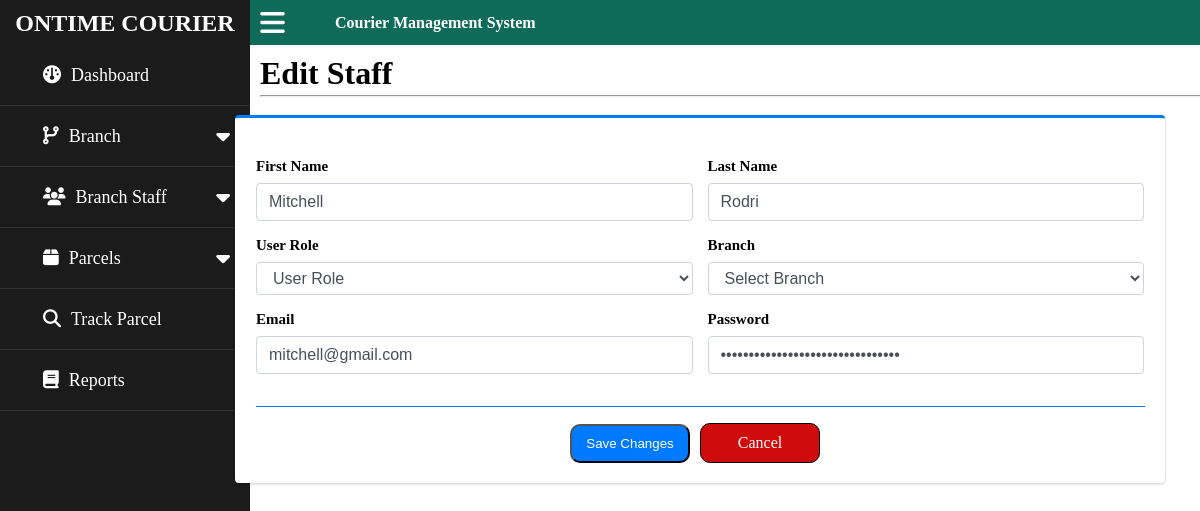
Screenshot of /edit_staff.php?&id=3 with the database file from the repository.
### tables this page shows
CREATE TABLE `users` (
  `id` int(11) NOT NULL,
  `fname` varchar(50) NOT NULL,
  `lname` varchar(50) NOT NULL,
  `email` varchar(100) NOT NULL,
  `password` varchar(50) NOT NULL,
  `role` int(11) NOT NULL,
  `branch` varchar(100) NOT NULL,
  `date_created` date NOT NULL
);

### edit_staff.php (the view, shortened to what this page needs)
<?php
require 'config/pdo.php';
include 'header.php';
include 'sidebar.php';
include 'topbar.php';
$id = $_GET['id'];
$result = $db_con->prepare("SELECT fname,lname,email,password,role FROM users WHERE id = :id");
$result->bindParam(':id', $id);
$result->execute();
for ($i = 0; $row = $result->fetch(); $i++) {
?>
    <div class="sub-wrapper2">
        <h1 class="main-header1">Edit Staff</h1>
        <hr class="line">
    </div>
    <div class="container-fluid">
        <div class="col-3">
            <div class="card-1 card-outline card-primary">
                <div class="card-body">
                    <form action="form_handler/saveedit_staff.php" method="POST" id="edit_staff">
                        <div class="row">
                            <div class="form-col2">
                                <div class="row">
                                    <div class="form-group2 form-col2">
                                        <label for class="control-label">First Name</label>
                                        <input type="text" name="fname" id="" class="form-control" value="<?php echo $row['fname'] ?>" required>
                                    </div>
                                    <div class="form-group2 form-col2">
                                        <label for class="control-label">Last Name</label>
                                        <input type="text" name="lname" id="" class="form-control" value="<?php echo $row['lname'] ?>" required>
                                    </div>
                                    <div class="form-group2 form-col2">
                                        <label for class="control-label">User Role</label>
                                        <select name="role" id="" class="form-control" required>
                                            <option value="#">User Role</option>
                                        </select>
                                    </div>
                                    <div class="form-group2 form-col2">
                                        <label for class="control-label">Branch</label>
                                        <select name="branch" id="" class="form-control" required>
                                            <option value="">Select Branch</option>
                                        </select>
                                    </div>
                                    <div class="form-group2 form-col2">
                                        <label for class="control-label">Email</label>
                                        <input type="email" name="email" class="form-control" value="<?php echo $row['email'] ?>" required>
                                    </div>
                                    <div class="form-group2 form-col2">
                                        <label for class="control-label">Password</label>
                                        <input type="password" name="password" class="form-control" value="<?php echo $row['password'] ?>" required>
                                    </div>
                                </div>
                                <hr class="line3">
                                <div class="col-2">
                                    <button class="btn1" form="edit_staff">Save Changes</button>
                                    <a href="staff.php" class="btn2">Cancel</a>
                                </div>
                            </div>
                        </div>
                    </form>
                </div>
            </div>
        </div>
    </div>
<?php } ?>

### assets/css/style.css (style rules this page uses)
* { margin: 0; padding: 0; box-sizing: border-box; text-decoration: none; user-select: none; }
body { background-color: #fffd; padding-top: 45px; overflow-x: hidden; overflow-y: auto; }
.main-header1 { margin-bottom: 10px; }
.line { height: 1px; width: 100%; position: absolute; font-size: 50px; margin-top: 35px; background-color: red; margin-left: auto; margin-right: auto; border-style: inset; border-width: 1px; color: green; }
.row { display: flex; align-items: center; flex-wrap: wrap; margin-left: -7px; margin-right: -7px; margin-top: 10px; }
.sub-wrapper2 { position: absolute; width: 80%; left: 260px; top: 55px; margin-bottom: 10px; display: flex; align-items: center; transition: left 0.4s ease; }
.container-fluid { width: 80%; position: relative; padding-right: 7.5px; padding-left: 7.5px; margin-left: auto; margin-right: auto; left: 100px; top: 70px; }
.card-primary.card-outline { border-top: 3px solid #007bff; }
.card-1 { position: relative; display: flex; flex-direction: column; min-width: 0; word-wrap: break-word; background-color: #fff; background-clip: border-box; border: 0 solid rgba(0,0,0,.125); border-radius: 0.25rem; box-shadow: 0 0 1px rgba(0,0,0,.125), 0 1px 3px rgba(0,0,0,.2); margin-bottom: 1rem; }
.card-body { flex: 1 1 auto; min-height: 1px; padding: 1.25rem; }
label { display: inline-block; margin-bottom: 0.5rem; font-size: 15px; font-weight: bold; }
.form-control { display: block; width: 100%; padding:.375rem.75rem; font-size: 1rem; font-weight: 400; line-height: 1.5; color: #495057; background-color: #fff; background-clip: padding-box; border: 1px solid #ced4da; border-radius:.25rem; box-shadow: inset 0 0 0 transparent; transition: border-color .15s ease-in-out, box-shadow .15s ease-in-out; }
.col-2 { width: 100%; display: flex; padding-right: 10px; text-align: center; justify-content: center; align-items: center; }
.btn1 { padding: 10px; margin-right: 10px; border-radius: 10px; color: #fff; background-color: #007bff; width: 120px; }
.btn2 { width: 120px; padding: 10px; border: 1px solid #000; border-radius: 10px; color: #fff; background-color: rgb(208, 11, 11); cursor: pointer; }
.col-3 { position: relative; width: 100%; padding-right: 7.5px; padding-left: 7.5px; max-width: 100%; }
.form-col2 { position: relative; width: 100%; padding-left: 7.5px; padding-right: 7.5px; }
.form-group2 { margin-bottom: 1rem; width: 50%; }
.line3 { border-color: #007bff !important; margin-top: 1rem; margin-bottom: 1rem; border: 0; border-top: 1px solid rgba(0,0,0,.1); box-sizing: content-box; height: 0; overflow: visible; }

### rows the page displays
users: fname "Mitchell", lname "Rodri", email "mitchell@gmail.com"
